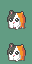

Recreate this plot in Python.
"""Cuyby-icoon ronde 3: frame 1 opnieuw uitgelijnd op de rekenregels (r1/r2 hadden de rechterhelft 1 px verschoven),
silhouet ronder. Kop 0,6 rond de hals (31,37): icoon_x = 16,1 + (x-31)*0,6, icoon_y = 23,9 + (y-37)*0,6;
franje 0,55 breed / 0,5 hoog. pal0. python3 r3.py -> poets/r3.png"""
import numpy as np
from PIL import Image
D='docs/concept/sprites/cuyby/icoon/'
# O=15 omlijning/oogzwart, D=14 zwarte vacht en onderste omlijning, G=1 glans/oogonderglans, W=3 creme(wit),
# S=2 schaduw creme, R=7 oranje, Q=6 donker oranje, P=10 roze, L=11 lichtroze
K={'.':0,'O':15,'D':14,'G':1,'W':3,'S':2,'R':7,'Q':6,'P':10,'L':11}
F1=[ #0         1         2         3
     #01234567890123456789012345678901
 (10,"..........OOO..................."),
 (11,".........OGDDO.......OO........."),
 (12,".........ODLDOOOOOOOORLO........"),
 (13,".........ODPDODDWRRRRRRO........"),
 (14,".........OGDDDDDWRRRRRQO........"),
 (15,"........OGDDDDDWWWRRRRQQO......."),
 (16,"........ODGDDDDWWWRRRRQQO......."),
 (17,".......ODGDDDDWWWWSRRRQQQO......"),
 (18,".......OGDOODDWWOOWSRRRQQO......"),
 (19,".......ODOWOOWWOWOOSRRRQQO......"),
 (20,".......ODOOGOWWOOGOSRRRQQO......"),
 (21,".......ODWOOWWWWOOWSRRRQQO......"),
 (22,"........DWWWWLPWWWWSSRRQQD......"),
 (23,"........DWWWWGWWWWWSSRQQD......."),
 (24,"........DSWWWWWWWWWSSRQQD......."),
 (25,"........DSWWWSWWWWSWSRQQD......."),
 (26,"........DSWWWSWWWSWSRQRQD......."),
 (27,"........DDSWWDPDWWSDPDSQDD......"),
 (28,".........DDDDDDDWWDDDD.DD......."),
 (29,"...............DD..............."),
]
def raster(rows):
    a=np.zeros((32,32),np.uint8)
    for y,s in rows:
        assert len(s)==32,(y,len(s))
        for x,c in enumerate(s):
            if c!='.': a[y,x]=K[c]
    return a
def frame2(f1):
    """Stap 7: alles t/m y26 1 px omlaag, rij 27 vervalt, voeten (y28-29) blijven staan."""
    f2=np.zeros_like(f1); f2[11:28]=f1[10:27]; f2[28:]=f1[28:]
    return f2
def bewaar(f1,f2,pad):
    out=np.zeros((64,32),np.uint8); out[:32]=f1; out[32:]=f2
    IP=[int(v) for l in open('graphics/pokemon/icon_palettes/pal0.pal').read().split('\n')[3:19] for v in l.split()[:3]]
    im=Image.fromarray(out,'P'); im.putpalette(IP); im.save(pad)
if __name__=='__main__':
    f1=raster(F1); bewaar(f1,frame2(f1),D+'poets/r3.png')
